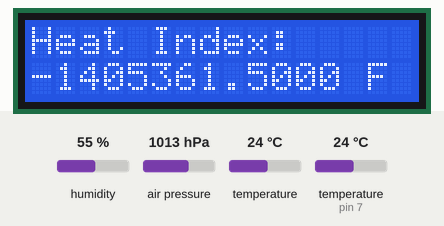
Bench run of a sketch on a simulated Arduino Uno, built with avr-gcc and run on an emulated ATmega328P. On the bench: 16×2 character LCD. Wiring (inferred from the names in the program): DHT11 sensor: data pin 7; BMP180 pressure sensor at I2C address 0x77. The test bench sets the inputs (shaded band); at power-on: humidity 55 %, air pressure 1013 hPa, temperature (sensor on pin 7) 24 °C, temperature 24 °C. What the sketch prints to the serial monitor is not drawn.

Above: at 4.0 s.
4.1 s: humidity set to 22 %
At 10.2 s:
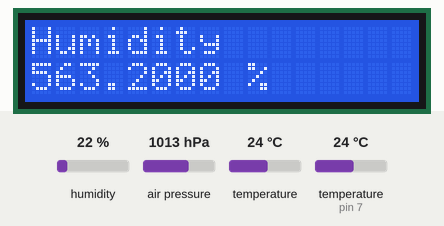
16.8 s: air pressure set to 952 hPa
At 20.4 s:
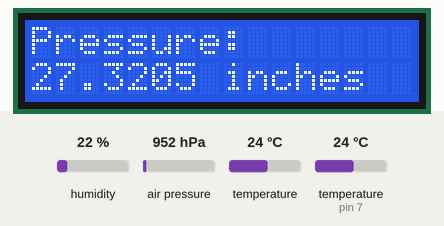
27.5 s: temperature (sensor on pin 7) set to 12 °C
At 37.2 s:
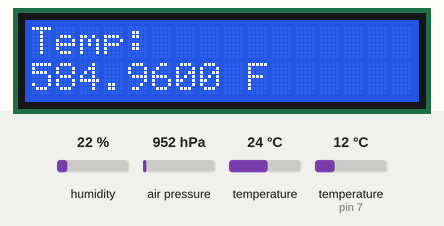
40.2 s: temperature (sensor 0) set to 12 °C
At 46.6 s:
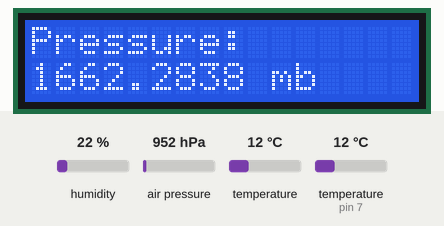
47.5 s: humidity set to 40 %
At 52.4 s:
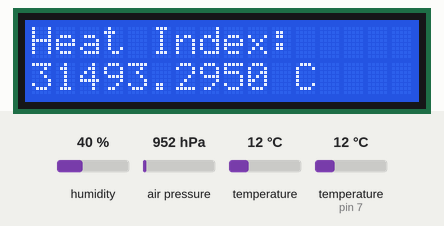
54.8 s: air pressure set to 975 hPa
At 65.5 s:
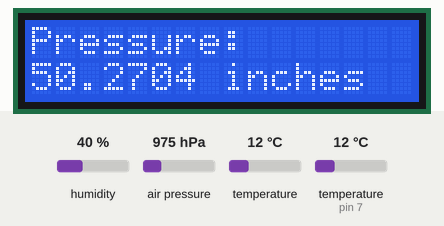
Timing chart, 0 to 67.0 s (numbered marks = the images above; inputs shaded):
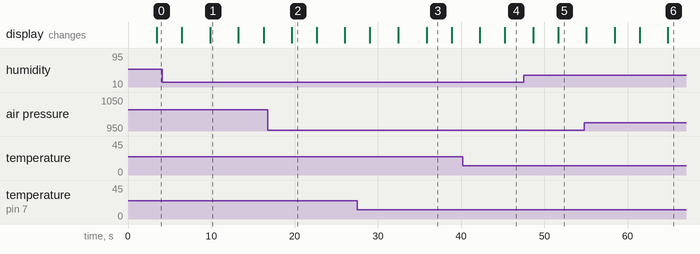

The sketch:

WeatherStation.ino
```cpp
/*****************************************************
 * name:WeatherStation
 * function: Get readings from humidity sensor (DHT22/AM2302),
 * barometric sensor (BMP180)
 * libraries DHT from AdaFruit and BMP from SunFounder
 * serial output: date time, Temp F, Pressure, Humidity %, Heat Index F
 *****************************************************/
#include "DHT.h"
#include <SFE_BMP180.h>
#include <Wire.h>
#include <LiquidCrystal.h>

#define DHTPIN 7
#define DHTTYPE DHT22
#define ALTITUDE 20.56

LiquidCrystal lcd(12, 11, 5, 4, 3, 2);

const int switchPin = 6;
int switchState = 0;
int prevSwitchState = 0;
int reply = 4;
bool badBMP;

SFE_BMP180 bmp;
DHT dht(DHTPIN, DHTTYPE);

void setup()
{
  Serial.begin(9600); //initialize the serial monitor
  dht.begin();
  Serial.println("DHT Running");
  badBMP = false;

  // Initialize the sensor (it is important to get calibration values stored on the device).
  if (bmp.begin())
    Serial.println("BMP180 Running");
  else
  {
    // Oops, something went wrong, this is usually a connection problem
    sendErr("BMP180 init fail");
    badBMP = true;
    //while(1); // Pause forever.
  }
  lcd.begin(16,2);
  lcd.print("Weather Station");
}

void loop()
{
  delay(3000);

  char status;
  double P,nP,p0,a,alt;
  float inches;

  float h = dht.readHumidity();
  float tmpC = dht.readTemperature();
  float tmpF = dht.readTemperature(true);
  // also: float tmpF = 1.8*tmpC + 32.0; // convert °C to °F

  // Check if any reads failed and exit early (to try again).
  if (isnan(h) || isnan(tmpC) || isnan(tmpF)) {
    sendErr("Failed to read DHT sensor!");
    return;
  }

  float hif = dht.computeHeatIndex(tmpF, h);
  float hic = dht.computeHeatIndex(tmpC, h, false);

  // send values to USB comma delimited
  sendValue("HeatIndex",hif,"F");
  sendValue("HeatIndex",hic,"C");
  sendValue("Humidity",h,"%");
  sendValue("Temperature",tmpF,"F");
  sendValue("Temperature",tmpC,"C");

  if (badBMP) {
    Serial.println("error BMP not working");
    return;
  }

  // Start a pressure measurement:
  // The parameter is the oversampling setting, from 0 to 3 (highest res, longest wait).
  // If request is successful, the number of ms to wait is returned.
  // If request is unsuccessful, 0 is returned.
  status = bmp.startPressure(3);
  if (status != 0)
  {
    // Wait for the measurement to complete:
    delay(status);

    // Retrieve the completed pressure measurement:
    // Function returns 1 if successful, 0 if failure.
    double T = (double)tmpC;
    status = bmp.getPressure(P,T);
    if (status != 0)
    {
      //alt for Albuquerque in meters
      alt = 1981;
      nP = bmp.sealevel(P,alt);
      //To convert millibars to inches of mercury = nP * 0.0295301
      inches = nP*0.0295301;

      sendValue("Pressure",(float)nP,"mb");
      sendValue("Pressure",inches,"inches");
    }
    else sendErr("Cannot retrieve pressure from BMP");
  }
  else sendErr("Cannot start pressure measurement from BMP");

  ++reply;

  if (reply > 3)
  {
    reply = 0;
  }
  // switch between each possible value so LCD cycles thru each one - not all at once
  switch(reply)
  {
    case 0:
      readout("Heat Index: ", hif, "F");
      delay(3000);
      readout("Heat Index: ", hic, "C");
      break;

    case 1:
      readout("Humidity",h,"%");
      break;

    case 2:
      readout("Temp: ",tmpF, "F");
      delay(3000);
      readout("Temp: ",tmpC, "C");
      break;

    case 3:
      readout("Pressure: ",inches,"inches");
      delay(3000);
      readout("Pressure: ",nP,"mb");
      break;
  }

  Serial.println("**************************");
}

void readout(String title, float value, String units){
  clearSet();
  lcd.print(title);
  lcd.setCursor(0,1);
  lcd.print(String(value,4) + " " + units);
}

void sendValue(String tag, float value, String units){
  Serial.println(tag + "," + String(value,4) + "," + units);
}

void sendErr(String msg){
  Serial.println("Error: " + msg);
}

void clearSet(){
  lcd.clear();
  lcd.setCursor(0, 0);
}
```

DHT.h
```cpp
// (licence header left out)
#ifndef DHT_H
#define DHT_H

#if ARDUINO >= 100
 #include "Arduino.h"
#else
 #include "WProgram.h"
#endif


// Uncomment to enable printing out nice debug messages.
//#define DHT_DEBUG

// Define where debug output will be printed.
#define DEBUG_PRINTER Serial

// Setup debug printing macros.
#ifdef DHT_DEBUG
  #define DEBUG_PRINT(...) { DEBUG_PRINTER.print(__VA_ARGS__); }
  #define DEBUG_PRINTLN(...) { DEBUG_PRINTER.println(__VA_ARGS__); }
#else
  #define DEBUG_PRINT(...) {}
  #define DEBUG_PRINTLN(...) {}
#endif

// Define types of sensors.
#define DHT11 11
#define DHT22 22
#define DHT21 21
#define AM2301 21


class DHT {
  public:
   DHT(uint8_t pin, uint8_t type, uint8_t count=6);
   void begin(void);
   float readTemperature(bool S=false, bool force=false);
   float convertCtoF(float);
   float convertFtoC(float);
   float computeHeatIndex(float temperature, float percentHumidity, bool isFahrenheit=true);
   float readHumidity(bool force=false);
   boolean read(bool force=false);

 private:
  uint8_t data[5];
  uint8_t _pin, _type;
  #ifdef __AVR
    // Use direct GPIO access on an 8-bit AVR so keep track of the port and bitmask
    // for the digital pin connected to the DHT.  Other platforms will use digitalRead.
    uint8_t _bit, _port;
  #endif
  uint32_t _lastreadtime, _maxcycles;
  bool _lastresult;

  uint32_t expectPulse(bool level);

};

class InterruptLock {
  public:
   InterruptLock() {
    noInterrupts();
   }
   ~InterruptLock() {
    interrupts();
   }

};

#endif
```

SFE_BMP180.h
```cpp
// (licence header left out)
#ifndef SFE_BMP180_h
#define SFE_BMP180_h

#if defined(ARDUINO) && ARDUINO >= 100
#include "Arduino.h"
#else
#include "WProgram.h"
#endif

class SFE_BMP180
{
	public:
		SFE_BMP180(); // base type

		char begin();
			// call pressure.begin() to initialize BMP180 before use
			// returns 1 if success, 0 if failure (bad component or I2C bus shorted?)

		char startTemperature(void);
			// command BMP180 to start a temperature measurement
			// returns (number of ms to wait) for success, 0 for fail

		char getTemperature(double &T);
			// return temperature measurement from previous startTemperature command
			// places returned value in T variable (deg C)
			// returns 1 for success, 0 for fail

		char startPressure(char oversampling);
			// command BMP180 to start a pressure measurement
			// oversampling: 0 - 3 for oversampling value
			// returns (number of ms to wait) for success, 0 for fail

		char getPressure(double &P, double &T);
			// return absolute pressure measurement from previous startPressure command
			// note: requires previous temperature measurement in variable T
			// places returned value in P variable (mbar)
			// returns 1 for success, 0 for fail

		double sealevel(double P, double A);
			// convert absolute pressure to sea-level pressure (as used in weather data)
			// P: absolute pressure (mbar)
			// A: current altitude (meters)
			// returns sealevel pressure in mbar

		double altitude(double P, double P0);
			// convert absolute pressure to altitude (given baseline pressure; sea-level, runway, etc.)
			// P: absolute pressure (mbar)
			// P0: fixed baseline pressure (mbar)
			// returns signed altitude in meters

		char getError(void);
			// If any library command fails, you can retrieve an extended
			// error code using this command. Errors are from the wire library:
			// 0 = Success
			// 1 = Data too long to fit in transmit buffer
			// 2 = Received NACK on transmit of address
			// 3 = Received NACK on transmit of data
			// 4 = Other error

	private:

		char readInt(char address, int &value);
			// read an signed int (16 bits) from a BMP180 register
			// address: BMP180 register address
			// value: external signed int for returned value (16 bits)
			// returns 1 for success, 0 for fail, with result in value

		char readUInt(char address, unsigned int &value);
			// read an unsigned int (16 bits) from a BMP180 register
			// address: BMP180 register address
			// value: external unsigned int for returned value (16 bits)
			// returns 1 for success, 0 for fail, with result in value

		char readBytes(unsigned char *values, char length);
			// read a number of bytes from a BMP180 register
			// values: array of char with register address in first location [0]
			// length: number of bytes to read back
			// returns 1 for success, 0 for fail, with read bytes in values[] array

		char writeBytes(unsigned char *values, char length);
			// write a number of bytes to a BMP180 register (and consecutive subsequent registers)
			// values: array of char with register address in first location [0]
			// length: number of bytes to write
			// returns 1 for success, 0 for fail

		int AC1,AC2,AC3,VB1,VB2,MB,MC,MD;
		unsigned int AC4,AC5,AC6;
		double c5,c6,mc,md,x0,x1,x2,y0,y1,y2,p0,p1,p2;
		char _error;
};

#define BMP180_ADDR 0x77 // 7-bit address

#define	BMP180_REG_CONTROL 0xF4
#define	BMP180_REG_RESULT 0xF6

#define	BMP180_COMMAND_TEMPERATURE 0x2E
#define	BMP180_COMMAND_PRESSURE0 0x34
#define	BMP180_COMMAND_PRESSURE1 0x74
#define	BMP180_COMMAND_PRESSURE2 0xB4
#define	BMP180_COMMAND_PRESSURE3 0xF4

#endif
```

Measured:
- what the display in image 1 shows lasts 3.4 s, from 9.9 s to 13.3 s
- what the display in image 2 shows lasts 3.0 s, from 19.7 s to 22.7 s
